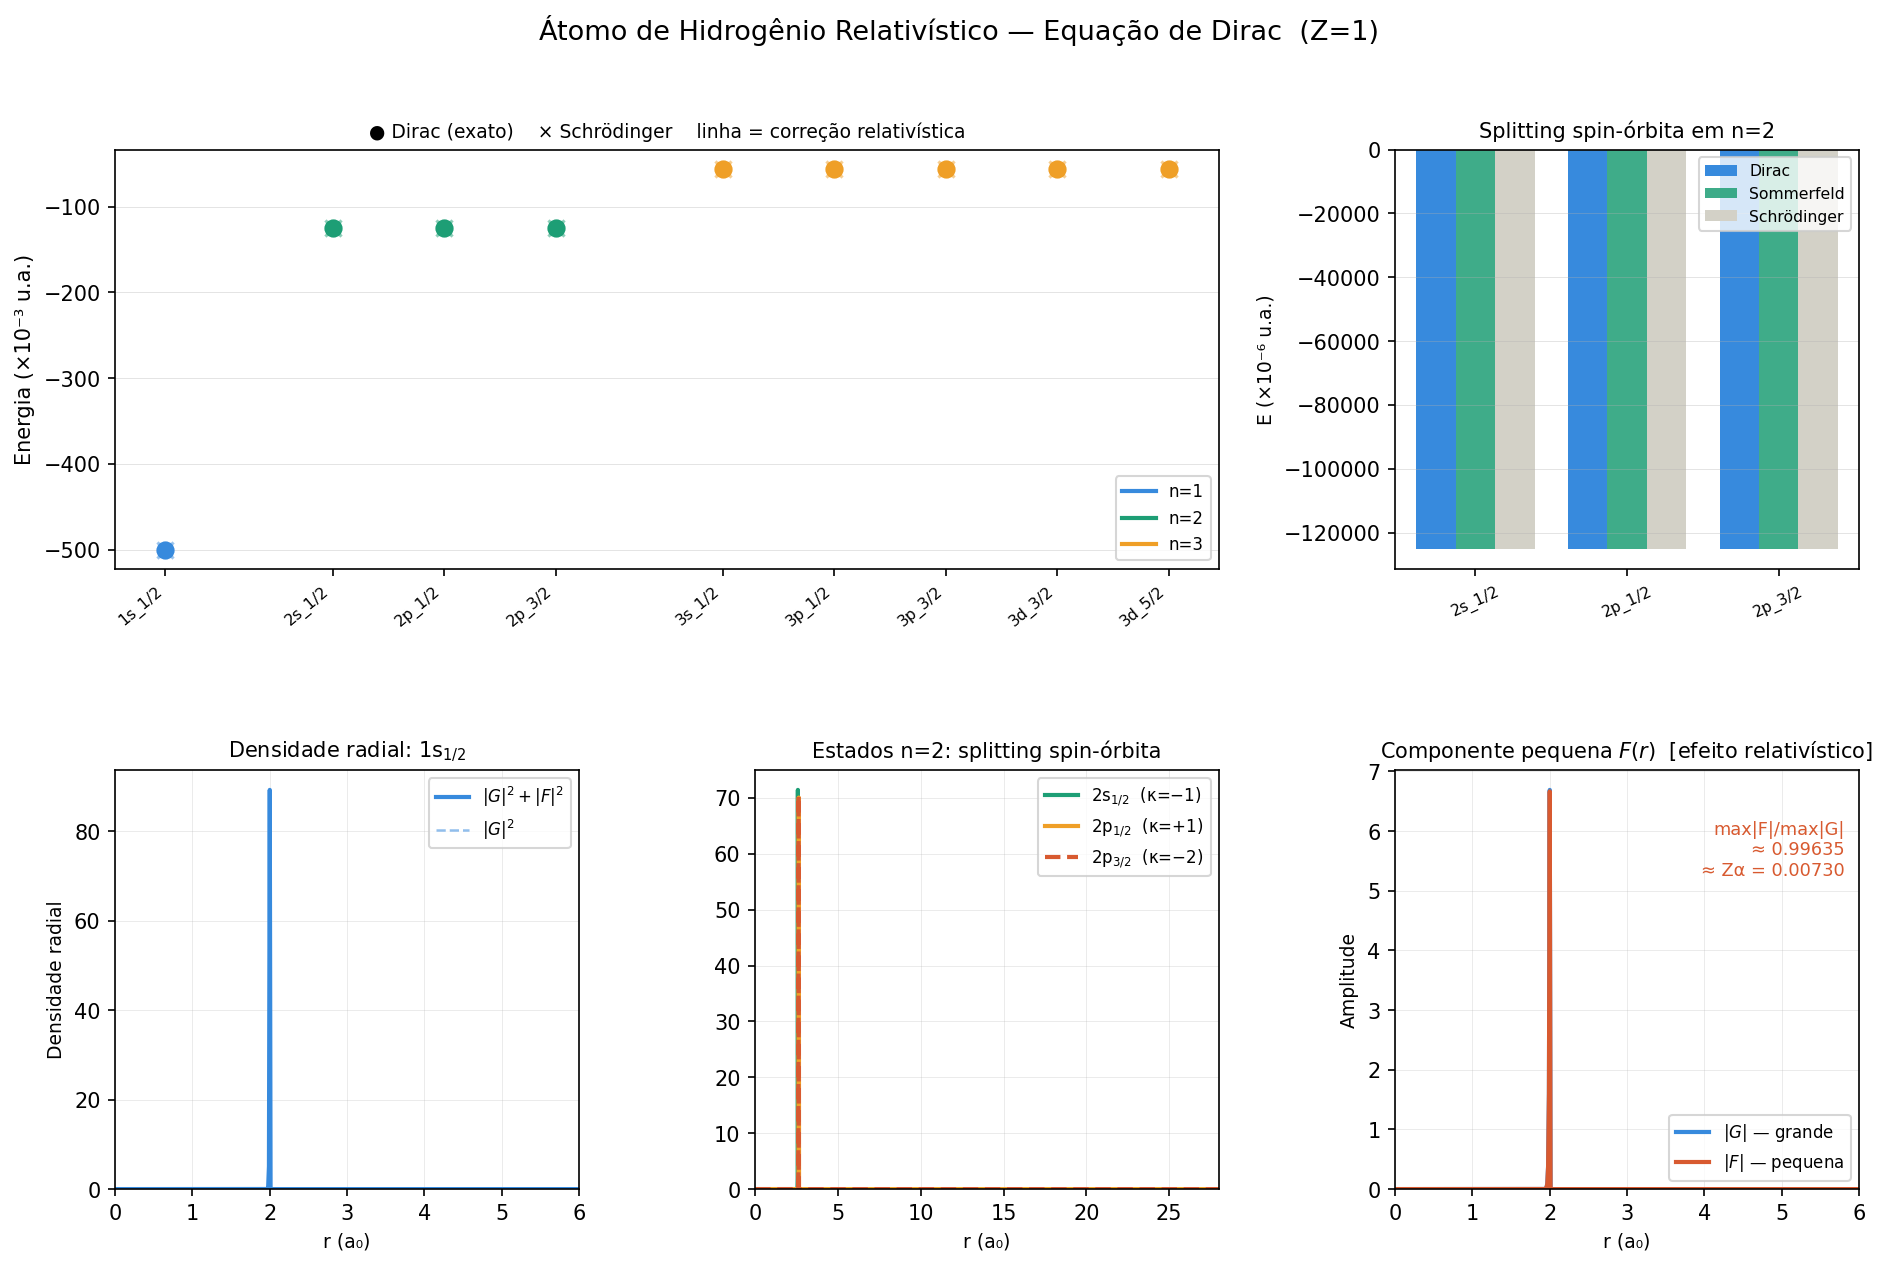

Write Python code to recreate this figure.
"""
Simulação da Equação de Dirac — Átomo de Hidrogênio Relativístico
==================================================================
Resolve o hamiltoniano de Dirac com potencial coulombiano em coordenadas
esféricas, usando integração numérica RK4 com truncamento adaptativo.

Sistema de unidades atômicas: ħ = m_e = e = 1, c = 1/α ≈ 137

Uso:
    python dirac_hydrogen.py
    python dirac_hydrogen.py --nmax 4
    python dirac_hydrogen.py --Z 6     (carbono hidrogenóide)
    python dirac_hydrogen.py --help
"""

import numpy as np
import matplotlib
import matplotlib.pyplot as plt
import matplotlib.gridspec as gridspec
import argparse
import platform

if platform.system() == "Darwin":
    matplotlib.use("MacOSX")

# ---------------------------------------------------------------------------
# Constantes (unidades atômicas)
# ---------------------------------------------------------------------------
ALPHA    = 1.0 / 137.035999084
C_AU     = 1.0 / ALPHA          # c ≈ 137 u.a.
HART_EV  = 27.211396            # 1 Hartree em eV


# ---------------------------------------------------------------------------
# Energias analíticas
# ---------------------------------------------------------------------------

def energy_dirac(n, kappa, Z=1):
    """Energia exata de Dirac (u.a.), energia de repouso subtraída."""
    Za    = Z * ALPHA
    gamma = np.sqrt(kappa ** 2 - Za ** 2)
    nr    = n - abs(kappa)
    E_tot = C_AU ** 2 / np.sqrt(1.0 + (Za / (nr + gamma)) ** 2)
    return E_tot - C_AU ** 2


def energy_schrodinger(n, Z=1):
    return -Z ** 2 / (2.0 * n ** 2)


def energy_sommerfeld(n, l, j, Z=1):
    E0   = energy_schrodinger(n, Z)
    corr = (Z * ALPHA) ** 2 / n ** 2 * (n / (j + 0.5) - 0.75)
    return E0 * (1.0 + corr)


# ---------------------------------------------------------------------------
# Números quânticos
# ---------------------------------------------------------------------------

def kappa_states(n):
    """Todos os estados (n, κ, l, j, label) para um dado n."""
    states = []
    for kappa in list(range(-n, 0)) + list(range(1, n)):
        nr = n - abs(kappa)
        if nr < 0:
            continue
        l = (-kappa - 1) if kappa < 0 else kappa
        j = abs(kappa) - 0.5
        lname = ["s", "p", "d", "f", "g", "h"][min(l, 5)]
        label = f"{n}{lname}_{int(2*j)}/2  (κ={kappa:+d})"
        states.append((n, kappa, l, j, label))
    # ordena por energia Dirac (crescente em módulo → decrescente em E)
    states.sort(key=lambda s: energy_dirac(s[0], s[1]))
    return states


# ---------------------------------------------------------------------------
# Função de onda radial — RK4 com truncamento
# ---------------------------------------------------------------------------

def radial_wavefunction(n, kappa, Z=1, Nr=3000):
    """
    Integra G(r) e F(r) via RK4, truncando quando a solução diverge.

    Equações de Dirac radiais (u.a.):
        dG/dr = -(κ/r) G + [(E + c² - V)/c] F
        dF/dr =  (κ/r) F - [(E - c² - V)/c] G    (V = -Z/r < 0)
    """
    E  = energy_dirac(n, kappa, Z)
    c  = C_AU
    Za = Z * ALPHA

    # Grade logarítmica: mais densa perto da origem
    r_min = 1e-5
    r_max = max(80.0, 10 * n ** 2)
    r = np.geomspace(r_min, r_max, Nr)

    G = np.zeros(Nr)
    F = np.zeros(Nr)

    # Condição inicial: solução regular ~r^γ perto da origem
    gamma = np.sqrt(kappa ** 2 - Za ** 2)
    A = 1.0
    # razão F/G da solução regular de Dirac na origem
    if abs(gamma + kappa) > 1e-12:
        B = Za * c / (gamma + kappa) * A
    else:
        B = 0.0

    G[0] = A * r[0] ** gamma
    F[0] = B * r[0] ** gamma

    def derivs(ri, g, f):
        V  = -Z / ri
        dg = -(kappa / ri) * g + ((E + c**2 - V) / c) * f
        df =  (kappa / ri) * f - ((E - c**2 - V) / c) * g
        return dg, df

    cutoff = Nr  # índice onde truncamos (função decaiu e voltou a crescer)
    prev_dens = G[0]**2 + F[0]**2

    for i in range(Nr - 1):
        ri = r[i]
        gi, fi = G[i], F[i]
        dr = r[i+1] - r[i]

        k1g, k1f = derivs(ri,        gi,            fi)
        k2g, k2f = derivs(ri + dr/2, gi + dr/2*k1g, fi + dr/2*k1f)
        k3g, k3f = derivs(ri + dr/2, gi + dr/2*k2g, fi + dr/2*k2f)
        k4g, k4f = derivs(ri + dr,   gi + dr*k3g,   fi + dr*k3f)

        G[i+1] = gi + dr/6 * (k1g + 2*k2g + 2*k3g + k4g)
        F[i+1] = fi + dr/6 * (k1f + 2*k2f + 2*k3f + k4f)

        curr_dens = G[i+1]**2 + F[i+1]**2

        # Trunca se a função começar a divergir (cresce depois de decair)
        if curr_dens > prev_dens * 10 and ri > 2.0 * n:
            cutoff = i + 1
            G[cutoff:] = 0.0
            F[cutoff:] = 0.0
            break

        if np.isnan(curr_dens) or np.isinf(curr_dens):
            cutoff = i
            G[cutoff:] = 0.0
            F[cutoff:] = 0.0
            break

        if curr_dens < prev_dens:
            prev_dens = curr_dens  # atualiza só quando decrescente

    # Normaliza ∫(G²+F²) dr = 1  (com medida dr da grade log)
    dr_arr = np.diff(r, prepend=r[0])
    norm = np.sqrt(np.sum((G**2 + F**2) * dr_arr))
    if norm > 1e-12:
        G /= norm
        F /= norm

    return r, G, F


# ---------------------------------------------------------------------------
# Tabela de energias
# ---------------------------------------------------------------------------

def print_table(nmax, Z=1):
    print(f"\n  Átomo de Hidrogênio Relativístico  (Z={Z}, α={ALPHA:.6f})")
    print(f"\n  {'Estado':<18} {'E_Dirac':>15} {'E_Schrö':>15} {'ΔE (u.a.)':>13} {'ΔE (eV)':>12}")
    print("  " + "─" * 75)
    for n in range(1, nmax + 1):
        for (nn, kappa, l, j, label) in kappa_states(n):
            Ed   = energy_dirac(nn, kappa, Z)
            Es   = energy_schrodinger(nn, Z)
            dE   = Ed - Es
            short = label.split("(")[0].strip()
            print(f"  {short:<18} {Ed:>15.8f} {Es:>15.8f} {dE:>13.3e} {dE*HART_EV:>12.6f}")
        print()
    print("  ΔE = E_Dirac − E_Schrödinger (correção relativística em eV)")
    print()


# ---------------------------------------------------------------------------
# Figura principal
# ---------------------------------------------------------------------------

def plot_all(nmax, Z=1):
    fig = plt.figure(figsize=(15, 9))
    fig.suptitle(
        f"Átomo de Hidrogênio Relativístico — Equação de Dirac  (Z={Z})",
        fontsize=13
    )
    gs = gridspec.GridSpec(2, 3, figure=fig, hspace=0.48, wspace=0.38)

    ax_spec  = fig.add_subplot(gs[0, :2])
    ax_split = fig.add_subplot(gs[0, 2])
    ax_1s    = fig.add_subplot(gs[1, 0])
    ax_n2    = fig.add_subplot(gs[1, 1])
    ax_small = fig.add_subplot(gs[1, 2])

    # ── Painel 1: Espectro completo ──────────────────────────────────────
    cmap_n = {1:"#378ADD", 2:"#1D9E75", 3:"#EF9F27", 4:"#D85A30", 5:"#7F77DD"}
    xtick_labels, xtick_pos = [], []
    x = 0
    for n in range(1, nmax + 1):
        for (nn, kappa, l, j, label) in kappa_states(n):
            Ed = energy_dirac(nn, kappa, Z) * 1e3
            Es = energy_schrodinger(nn, Z) * 1e3
            c_n = cmap_n.get(n, "#888780")
            short = label.split("(")[0].strip()
            ax_spec.plot([x, x], [Es, Ed], color=c_n, lw=1.0, alpha=0.5)
            ax_spec.scatter(x, Ed, color=c_n, s=60, zorder=5)
            ax_spec.scatter(x, Es, color=c_n, s=60, marker="x", zorder=4, alpha=0.5)
            xtick_labels.append(short)
            xtick_pos.append(x)
            x += 1
        x += 0.5   # espaço entre grupos n

    ax_spec.set_xticks(xtick_pos)
    ax_spec.set_xticklabels(xtick_labels, rotation=40, fontsize=7.5, ha="right")
    ax_spec.set_ylabel("Energia (×10⁻³ u.a.)", fontsize=10)
    ax_spec.set_title("● Dirac (exato)    × Schrödinger    linha = correção relativística", fontsize=9)
    ax_spec.grid(axis='y', lw=0.4, alpha=0.4)

    from matplotlib.lines import Line2D
    leg = [Line2D([0],[0], color=cmap_n.get(n,"#888780"), lw=2, label=f"n={n}")
           for n in range(1, nmax+1)]
    ax_spec.legend(handles=leg, fontsize=8, loc="lower right")

    # ── Painel 2: Splitting n=2 (barras) ────────────────────────────────
    st2 = kappa_states(2)
    xlbls = [s[4].split("(")[0].strip() for s in st2]
    Ed2   = np.array([energy_dirac(s[0],s[1],Z) for s in st2]) * 1e6
    Es2   = np.array([energy_schrodinger(s[0],Z) for s in st2]) * 1e6
    Eso2  = np.array([energy_sommerfeld(s[0],s[2],s[3],Z) for s in st2]) * 1e6
    xp    = np.arange(len(xlbls))
    w     = 0.26
    ax_split.bar(xp-w,  Ed2,  w, color="#378ADD", label="Dirac")
    ax_split.bar(xp,    Eso2, w, color="#1D9E75", label="Sommerfeld", alpha=0.85)
    ax_split.bar(xp+w,  Es2,  w, color="#D3D1C7", label="Schrödinger")
    ax_split.set_xticks(xp)
    ax_split.set_xticklabels(xlbls, fontsize=7.5, rotation=25)
    ax_split.set_ylabel("E (×10⁻⁶ u.a.)", fontsize=9)
    ax_split.set_title("Splitting spin-órbita em n=2", fontsize=10)
    ax_split.legend(fontsize=7.5)
    ax_split.grid(axis='y', lw=0.4, alpha=0.4)

    # ── Painel 3: Função de onda 1s ──────────────────────────────────────
    r1, G1, F1 = radial_wavefunction(1, -1, Z)
    dens1 = G1**2 + F1**2
    ax_1s.plot(r1, dens1,  color="#378ADD", lw=2,   label=r"$|G|^2+|F|^2$")
    ax_1s.plot(r1, G1**2,  color="#378ADD", lw=1.2, ls="--", alpha=0.55, label=r"$|G|^2$")
    ax_1s.set_xlim(0, 6); ax_1s.set_ylim(bottom=0)
    ax_1s.set_xlabel("r (a₀)", fontsize=9)
    ax_1s.set_ylabel("Densidade radial", fontsize=9)
    ax_1s.set_title(r"Densidade radial: 1s$_{1/2}$", fontsize=10)
    ax_1s.legend(fontsize=8); ax_1s.grid(lw=0.3, alpha=0.4)

    # ── Painel 4: n=2 — splitting nas funções de onda ────────────────────
    pairs = [(-1,"#1D9E75",r"2s$_{1/2}$  (κ=−1)"),
             ( 1,"#EF9F27",r"2p$_{1/2}$  (κ=+1)"),
             (-2,"#D85A30",r"2p$_{3/2}$  (κ=−2)", "--")]
    for item in pairs:
        k, col, lbl = item[0], item[1], item[2]
        ls = item[3] if len(item) > 3 else "-"
        rr, GG, FF = radial_wavefunction(2, k, Z)
        ax_n2.plot(rr, GG**2+FF**2, color=col, lw=2, ls=ls, label=lbl)
    ax_n2.set_xlim(0, 28); ax_n2.set_ylim(bottom=0)
    ax_n2.set_xlabel("r (a₀)", fontsize=9)
    ax_n2.set_title("Estados n=2: splitting spin-órbita", fontsize=10)
    ax_n2.legend(fontsize=8); ax_n2.grid(lw=0.3, alpha=0.4)

    # ── Painel 5: Componente pequena F ───────────────────────────────────
    ax_small.plot(r1, np.abs(G1), color="#378ADD", lw=2,   label=r"$|G|$ — grande")
    ax_small.plot(r1, np.abs(F1), color="#D85A30", lw=2,   label=r"$|F|$ — pequena")
    ratio = np.nanmax(np.abs(F1)) / (np.nanmax(np.abs(G1)) + 1e-15)
    ax_small.set_xlim(0, 6); ax_small.set_ylim(bottom=0)
    ax_small.set_xlabel("r (a₀)", fontsize=9)
    ax_small.set_ylabel("Amplitude", fontsize=9)
    ax_small.set_title(r"Componente pequena $F(r)$  [efeito relativístico]", fontsize=10)
    ax_small.text(0.97, 0.88,
                  f"max|F|/max|G|\n≈ {ratio:.5f}\n≈ Zα = {Z*ALPHA:.5f}",
                  transform=ax_small.transAxes, fontsize=8.5,
                  ha="right", va="top", color="#D85A30")
    ax_small.legend(fontsize=8); ax_small.grid(lw=0.3, alpha=0.4)

    plt.savefig("dirac_hydrogen.png", dpi=150, bbox_inches="tight")
    print("Figura salva: dirac_hydrogen.png")
    plt.show()


# ---------------------------------------------------------------------------
# CLI
# ---------------------------------------------------------------------------

def parse_args():
    p = argparse.ArgumentParser(
        description="Dirac — Átomo de Hidrogênio Relativístico",
        formatter_class=argparse.ArgumentDefaultsHelpFormatter,
    )
    p.add_argument("--nmax", type=int, default=3, help="Número quântico máximo n")
    p.add_argument("--Z",    type=int, default=1, help="Número atômico (1=H, 2=He+, 6=C5+...)")
    return vars(p.parse_args())


if __name__ == "__main__":
    args = parse_args()
    print_table(args["nmax"], args["Z"])
    plot_all(args["nmax"], args["Z"])
